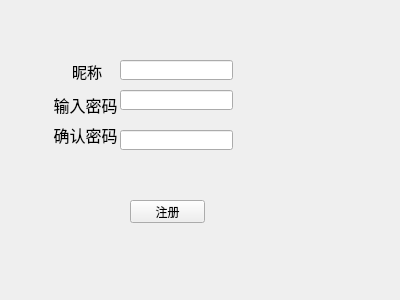
<?xml version="1.0" encoding="UTF-8"?>
<ui version="4.0">
 <class>RegisterWidget</class>
 <widget class="QWidget" name="RegisterWidget">
  <property name="geometry">
   <rect>
    <x>0</x>
    <y>0</y>
    <width>400</width>
    <height>300</height>
   </rect>
  </property>
  <property name="windowTitle">
   <string>Form</string>
  </property>
  <widget class="QPushButton" name="registerButton">
   <property name="geometry">
    <rect>
     <x>130</x>
     <y>200</y>
     <width>75</width>
     <height>23</height>
    </rect>
   </property>
   <property name="text">
    <string>注册</string>
   </property>
  </widget>
  <widget class="QLabel" name="label_2">
   <property name="geometry">
    <rect>
     <x>50</x>
     <y>90</y>
     <width>71</width>
     <height>31</height>
    </rect>
   </property>
   <property name="text">
    <string>&lt;html&gt;&lt;head/&gt;&lt;body&gt;&lt;p align=&quot;center&quot;&gt;&lt;span style=&quot; font-size:12pt;&quot;&gt;输入密码&lt;/span&gt;&lt;/p&gt;&lt;/body&gt;&lt;/html&gt;</string>
   </property>
  </widget>
  <widget class="QLabel" name="label_3">
   <property name="geometry">
    <rect>
     <x>50</x>
     <y>120</y>
     <width>71</width>
     <height>31</height>
    </rect>
   </property>
   <property name="text">
    <string>&lt;html&gt;&lt;head/&gt;&lt;body&gt;&lt;p align=&quot;center&quot;&gt;&lt;span style=&quot; font-size:12pt;&quot;&gt;确认密码&lt;/span&gt;&lt;/p&gt;&lt;/body&gt;&lt;/html&gt;</string>
   </property>
  </widget>
  <widget class="QLineEdit" name="passwordLineEdit">
   <property name="geometry">
    <rect>
     <x>120</x>
     <y>90</y>
     <width>113</width>
     <height>20</height>
    </rect>
   </property>
   <property name="echoMode">
    <enum>QLineEdit::Password</enum>
   </property>
  </widget>
  <widget class="QLineEdit" name="confirmPasswordLineEdit">
   <property name="geometry">
    <rect>
     <x>120</x>
     <y>130</y>
     <width>113</width>
     <height>20</height>
    </rect>
   </property>
   <property name="echoMode">
    <enum>QLineEdit::Password</enum>
   </property>
  </widget>
  <widget class="QLabel" name="statusLabel">
   <property name="geometry">
    <rect>
     <x>260</x>
     <y>100</y>
     <width>101</width>
     <height>71</height>
    </rect>
   </property>
   <property name="text">
    <string/>
   </property>
  </widget>
  <widget class="QLabel" name="label_4">
   <property name="geometry">
    <rect>
     <x>60</x>
     <y>60</y>
     <width>54</width>
     <height>21</height>
    </rect>
   </property>
   <property name="text">
    <string>&lt;html&gt;&lt;head/&gt;&lt;body&gt;&lt;p align=&quot;center&quot;&gt;&lt;span style=&quot; font-size:11pt;&quot;&gt;昵称&lt;/span&gt;&lt;/p&gt;&lt;/body&gt;&lt;/html&gt;</string>
   </property>
  </widget>
  <widget class="QLineEdit" name="nameLineEdit">
   <property name="geometry">
    <rect>
     <x>120</x>
     <y>60</y>
     <width>113</width>
     <height>20</height>
    </rect>
   </property>
  </widget>
 </widget>
 <resources/>
 <connections/>
</ui>
